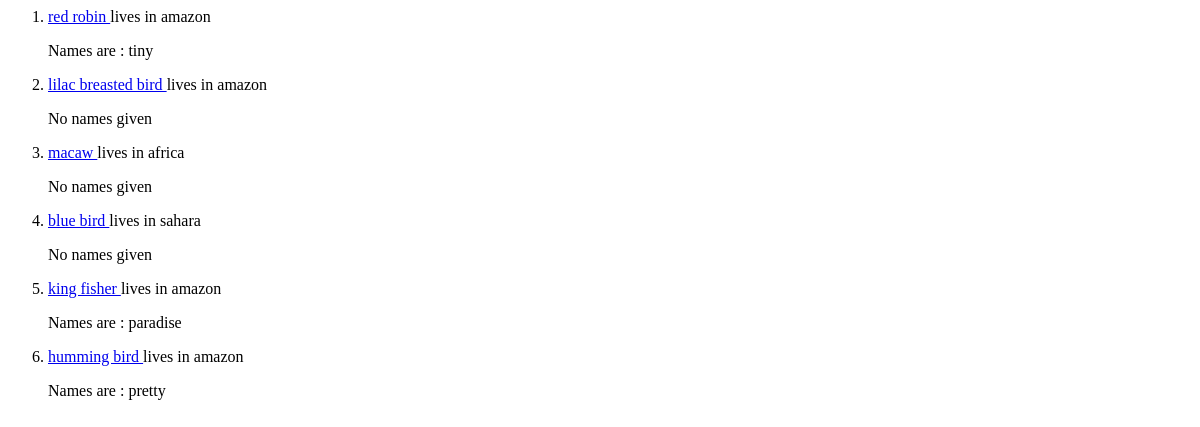
The page /fly/ on the database as committed earlier.
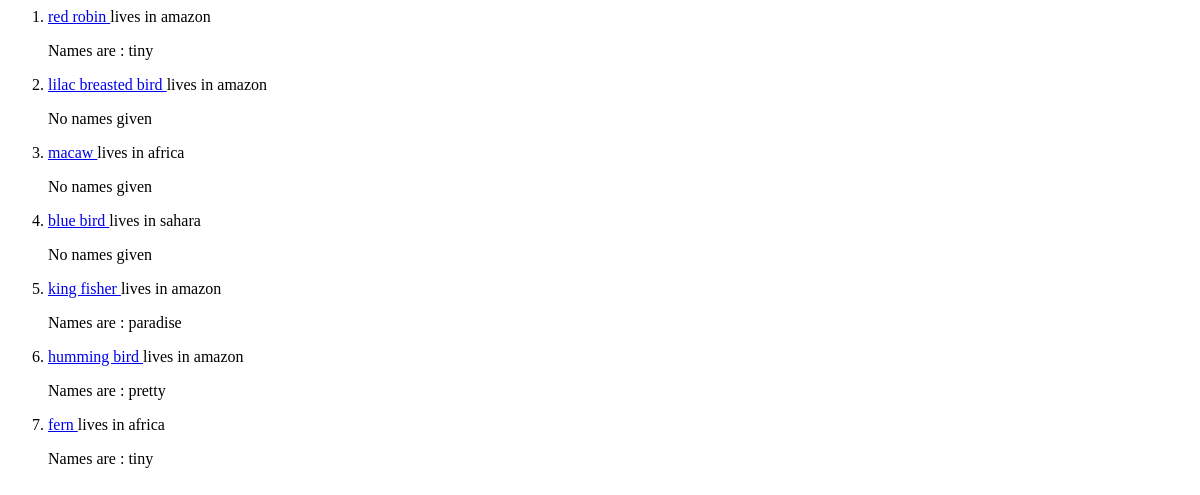
The same page on the database as committed later.
### fly/models.py (models this page shows, shortened)
class Fly(models.Model):
    bird = models.CharField(max_length= 100)
    forest = models.ForeignKey(Jun, on_delete= models.CASCADE,  related_name= "forest")
    name = models.ManyToManyField(Name,  related_name= "bird")

class Jun(models.Model):
    name = models.CharField(max_length= 100)
    def __str__(self):
        return  f"{self.name}"

class Name(models.Model):
    i = models.CharField(max_length= 100)

### fly/views.py (the view)
# urls.py: path("", views.index, name = "index"),
def index(request):
    f = Fly.objects.all()
    return render(request, "index.html", {
        "fi" : f
    })

### fly/templates/index.html
<html>  <body>
<ol>
{% for f in fi %}
       <li><a href = "{% url 'fly' f.id %}" > {{f.bird}} </a>  lives in    {{f.forest}}
{% for n in f.name.all %}
    <p> Names are : {{n.i}}</p>
    {% empty %}
    <p>No names given</p>
{% endfor %}
       </li>
       {% endfor %}
</ol>
</body></html>

Rows that differ between the two databases and show on the page:
added Fly: bird "fern", forest "africa", Name (i "tiny")
